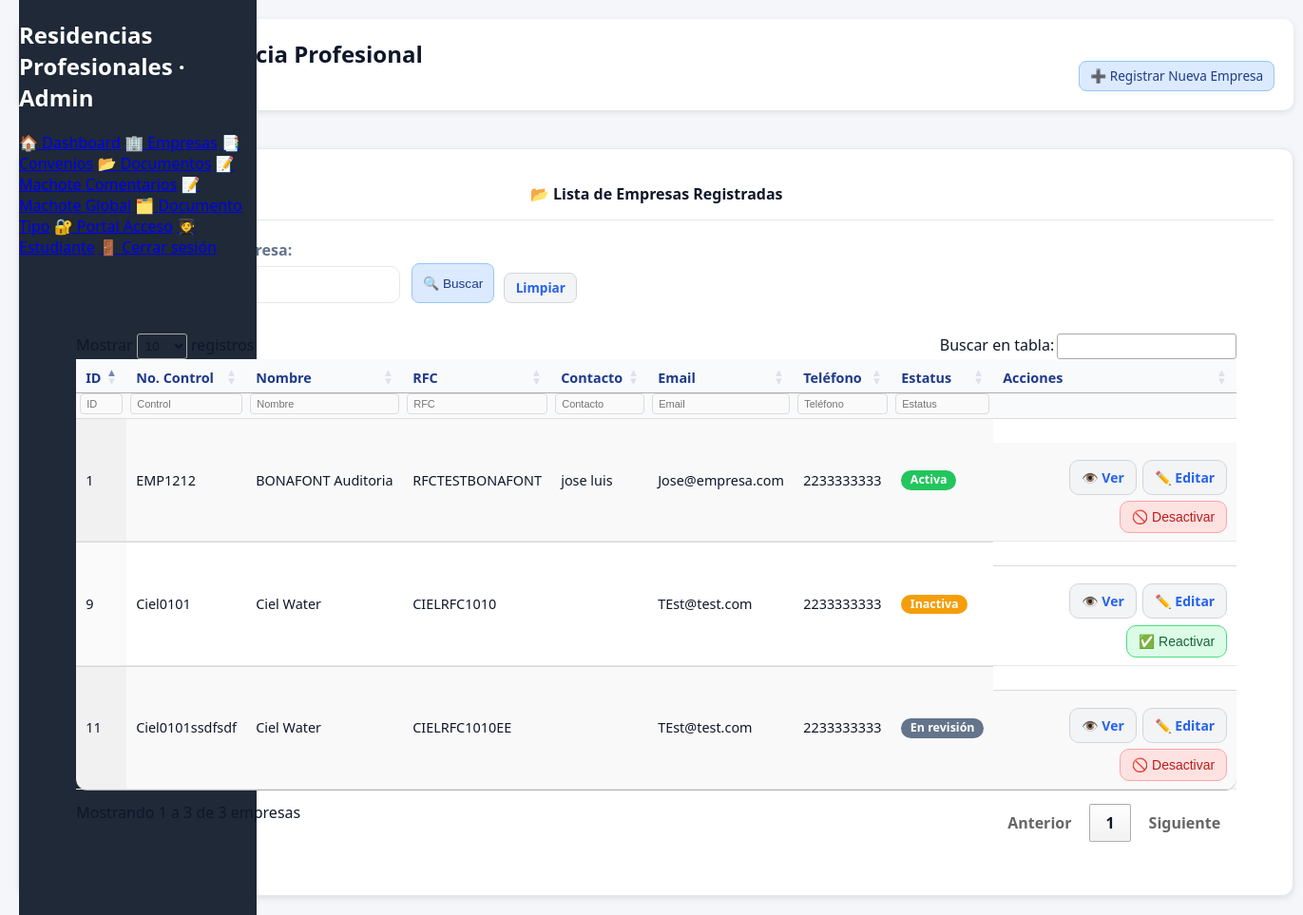
Page /recidencia/view/empresa/empresa_list.php on the committed database.
### tables this page shows
CREATE TABLE `rp_empresa` (
  `id` bigint(20) NOT NULL AUTO_INCREMENT,
  `numero_control` varchar(20) DEFAULT NULL,
  `nombre` varchar(191) NOT NULL,
  `logo_path` varchar(255) DEFAULT NULL,
  `rfc` varchar(20) DEFAULT NULL,
  `representante` varchar(191) DEFAULT NULL,
  `cargo_representante` varchar(191) DEFAULT NULL,
  `sector` varchar(191) DEFAULT NULL,
  `sitio_web` varchar(255) DEFAULT NULL,
  `contacto_nombre` varchar(191) DEFAULT NULL,
  `contacto_email` varchar(191) DEFAULT NULL,
  `telefono` varchar(30) DEFAULT NULL,
  `estado` varchar(100) DEFAULT NULL,
  `municipio` varchar(100) DEFAULT NULL,
  `cp` varchar(10) DEFAULT NULL,
  `direccion` varchar(255) DEFAULT NULL,
  `estatus` enum('Activa','En revisión','Inactiva','Suspendida') NOT NULL DEFAULT 'En revisión',
  `regimen_fiscal` varchar(191) DEFAULT NULL,
  `notas` text DEFAULT NULL,
  `creado_en` datetime NOT NULL DEFAULT current_timestamp(),
  `actualizado_en` datetime DEFAULT NULL ON UPDATE current_timestamp(),
  PRIMARY KEY (`id`),
  UNIQUE KEY `uk_empresa_rfc` (`rfc`),
  UNIQUE KEY `numero_control` (`numero_control`),
  KEY `idx_empresa_nombre` (`nombre`)
);

### recidencia/common/functions/empresa/empresafunctions_list.php (called while the page is built, shortened)
<?php
if (!function_exists('empresaListDefaults')) {
    function empresaListDefaults(): array
    {
        return [
            'search' => '',
            'empresas' => [],
            'errorMessage' => null,
        ];
    }
}
if (!function_exists('empresaNormalizeSearch')) {
    function empresaNormalizeSearch(?string $search): string
    {
        $search = trim((string) $search);
        return $search;
    }
}

### common/model/db.php (called while the page is built, shortened)
<?php
final class Database
{
    private static ?PDO $connection = null;
    public static function getConnection(): PDO
    {
        if (self::$connection instanceof PDO) {
            return self::$connection;
        }
        $config = require __DIR__ . '/../../config/db.php';
        $host    = $config['host'] ?? 'localhost';
        $db      = $config['dbname'] ?? '';
        $user    = $config['user'] ?? 'root';
        $pass    = $config['pass'] ?? '';
        $charset = $config['charset'] ?? 'utf8mb4';
        $port    = $config['port'] ?? '3306';
        $dsn = "mysql:host={$host};dbname={$db};port={$port};charset={$charset}";
        try {
            self::$connection = new PDO($dsn, $user, $pass, [
                PDO::ATTR_ERRMODE            => PDO::ERRMODE_EXCEPTION,
                PDO::ATTR_DEFAULT_FETCH_MODE => PDO::FETCH_ASSOC,
            ]);
        } catch (PDOException $exception) {
            throw new PDOException('Error al conectar a la base de datos: ' . $exception->getMessage(), (int)$exception->getCode(), $exception);
        }
        return self::$connection;
    }
}
return Database::getConnection();

### recidencia/handler/empresa/empresa_list_handler.php (called while the page is built, shortened)
<?php
require_once __DIR__ . '/../../common/functions/empresa/empresafunctions_list.php';
require_once __DIR__ . '/../../controller/empresa/EmpresaListController.php';
if (!function_exists('empresaListHandler')) {
    function empresaListHandler(): array
    {
        $defaults = empresaListDefaults();
        try {
            $controller = new EmpresaListController();
            $viewData = $controller->handle($_GET);
            return array_merge($defaults, $viewData);
        } catch (Throwable $exception) {
            $defaults['errorMessage'] = empresaListErrorMessage($exception->getMessage());
            return $defaults;
        }
    }
}
$handlerResult = empresaListHandler();
$empresas = $handlerResult['empresas'];
return $handlerResult;

### recidencia/controller/empresa/EmpresaListController.php (called while the page is built, shortened)
<?php
require_once __DIR__ . '/../../model/empresa/EmpresaListModel.php';
require_once __DIR__ . '/../../common/functions/empresa/empresafunctions_list.php';
class EmpresaListController
{
    private EmpresaListModel $model;
    public function __construct(?EmpresaListModel $model = null)
    {
        $this->model = $model ?? new EmpresaListModel();
    }
    public function listEmpresas(?string $search = null): array
    {
        $term = empresaNormalizeSearch($search);
        if ($term === '') {
            $term = null;
        }
        try {
            return $this->model->fetchAll($term);
        } catch (PDOException $exception) {
            throw new RuntimeException('No se pudieron obtener las empresas registradas.', 0, $exception);
        }
    }
    public function handle(array $input): array
    {
        $defaults = empresaListDefaults();
        $searchValue = $input['search'] ?? null;
        $search = empresaNormalizeSearch(is_string($searchValue) ? $searchValue : null);
        $defaults['search'] = $search;
        $defaults['empresas'] = $this->listEmpresas($search);
        return $defaults;
    }
}

### recidencia/model/empresa/EmpresaListModel.php (called while the page is built, shortened)
<?php
require_once __DIR__ . '/../../../common/model/db.php';
class EmpresaListModel
{
    private PDO $pdo;
    public function __construct(?PDO $pdo = null)
    {
        $this->pdo = $pdo ?? Database::getConnection();
    }
    public function fetchAll(?string $search = null): array
    {
        $sql = <<<'SQL'
            SELECT id,
                   numero_control,
                   nombre,
                   rfc,
                   representante,
                   contacto_nombre,
                   contacto_email,
                   telefono,
                   estatus,
                   creado_en
              FROM rp_empresa
        SQL;
        $params = [];
        $sql .= ' ORDER BY nombre ASC';
        $statement = $this->pdo->prepare($sql);
        $statement->execute($params);
        return $statement->fetchAll(PDO::FETCH_ASSOC);
    }
}

### recidencia/common/functions/empresafunction.php (called while the page is built, shortened)
<?php
if (!function_exists('renderBadgeClass')) {
    function renderBadgeClass(?string $estatus): string
    {
        $value = trim((string) $estatus);
        if ($value !== '' && function_exists('mb_strtolower')) {
            $value = mb_strtolower($value, 'UTF-8');
        } else {
            $value = strtolower($value);
        }
        switch ($value) {
            case 'activa':
                return 'badge ok';
            case 'en revisión':
            case 'en revision':
                return 'badge secondary';
            case 'inactiva':
                return 'badge warn';
        }
    }
}
if (!function_exists('renderBadgeLabel')) {
    function renderBadgeLabel(?string $estatus): string
    {
        $estatus = trim((string) $estatus);
        return $estatus !== '' ? $estatus : 'Sin especificar';
    }
}

### recidencia/view/empresa/empresa_list.php (the view, shortened to what this page needs)
<?php
require_once __DIR__ . '/../../common/functions/empresafunction.php';
require __DIR__ . '/../../handler/empresa/empresa_list_handler.php';
?>
<!DOCTYPE html>
<html lang="es">
<head>
  <link rel="stylesheet" href="../../assets/css/empresas/empresalist.css">
  <link rel="stylesheet" href="https://cdn.datatables.net/1.13.7/css/jquery.dataTables.min.css">
  <link rel="stylesheet" href="https://cdn.datatables.net/responsive/2.5.0/css/responsive.dataTables.min.css">
  <link rel="stylesheet" href="https://cdn.datatables.net/fixedheader/3.4.0/css/fixedHeader.dataTables.min.css">
</head>
<body>
  <div class="app">
    <?php include __DIR__ . '/../../layout/sidebar.php'; ?>
    <main class="main">
      <header class="topbar">
        <div>
          <h2>Empresas · Residencia Profesional</h2>
          <nav class="breadcrumb">
            <a href="../../index.php">Inicio</a>
            <span>›</span>
            <span>Empresas</span>
          </nav>
        </div>
        <a href="empresa_add.php" class="btn primary">➕ Registrar Nueva Empresa</a>
      </header>
      <section class="card">
        <header>📂 Lista de Empresas Registradas</header>
        <div class="content">
          <form class="form search-form">
            <div class="search-row">
              <div class="field search-field">
                <label for="search">Buscar empresa:</label>
              </div>
              <div class="actions search-actions">
                <button type="submit" class="btn primary">🔍 Buscar</button>
                <a href="empresa_list.php" class="btn">Limpiar</a>
              </div>
            </div>
          </form>
          <div class="table-wrapper">
            <table id="empresasTable" class="display nowrap">
              <thead>
                <tr>
                  <th>ID</th>
                  <th>No. Control</th>
                  <th>Nombre</th>
                  <th>RFC</th>
                  <th>Contacto</th>
                  <th>Email</th>
                  <th>Teléfono</th>
                  <th>Estatus</th>
                  <th class="actions-column">Acciones</th>
                </tr>
                <tr class="filter-row">
                  <th><input type="text" placeholder="ID"></th>
                  <th><input type="text" placeholder="Control"></th>
                  <th><input type="text" placeholder="Nombre"></th>
                  <th><input type="text" placeholder="RFC"></th>
                  <th><input type="text" placeholder="Contacto"></th>
                  <th><input type="text" placeholder="Email"></th>
                  <th><input type="text" placeholder="Teléfono"></th>
                  <th><input type="text" placeholder="Estatus"></th>
                  <th></th>
                </tr>
              </thead>
              <tbody>
                <?php if ($empresas === []): ?>
                  <tr>
                    <td colspan="9" class="empty-state">No se encontraron empresas registradas.</td>
                  </tr>
                <?php else: ?>
                  <?php foreach ($empresas as $empresa): ?>
                    <?php
                    $empresaId = $empresa['id'] ?? '';
                    $empresaNombre = $empresa['nombre'] ?? '';
                    $empresaEstatus = (string) ($empresa['estatus'] ?? '');
                    $empresaPuedeDesactivar = $empresaEstatus === 'Activa' || $empresaEstatus === 'En revisión';
                    $empresaPuedeReactivar = $empresaEstatus === 'Inactiva';
                    ?>
                    <tr>
                      <td><?php echo htmlspecialchars((string) $empresaId, ENT_QUOTES, 'UTF-8'); ?></td>
                      <td><?php echo htmlspecialchars((string) ($empresa['numero_control'] ?? '-'), ENT_QUOTES, 'UTF-8'); ?>
                      </td>
                      <td><?php echo htmlspecialchars((string) $empresaNombre, ENT_QUOTES, 'UTF-8'); ?></td>
                      <td><?php echo htmlspecialchars((string) ($empresa['rfc'] ?? ''), ENT_QUOTES, 'UTF-8'); ?></td>
                      <td><?php echo htmlspecialchars((string) ($empresa['contacto_nombre'] ?? ''), ENT_QUOTES, 'UTF-8'); ?>
                      </td>
                      <td><?php echo htmlspecialchars((string) ($empresa['contacto_email'] ?? ''), ENT_QUOTES, 'UTF-8'); ?>
                      </td>
                      <td><?php echo htmlspecialchars((string) ($empresa['telefono'] ?? ''), ENT_QUOTES, 'UTF-8'); ?></td>
                      <td>
                        <span
                          class="<?php echo renderBadgeClass($empresaEstatus); ?>"><?php echo htmlspecialchars(renderBadgeLabel($empresaEstatus), ENT_QUOTES, 'UTF-8'); ?></span>
                      </td>
                      <td class="actions">
                        <a href="empresa_view.php?id=<?php echo urlencode((string) $empresaId); ?>" class="btn">👁️ Ver</a>
                        <a href="empresa_edit.php?id=<?php echo urlencode((string) $empresaId); ?>" class="btn">✏️
                          Editar</a>
                        <?php if ($empresaPuedeDesactivar): ?>
                          <form id="disableForm-<?php echo htmlspecialchars((string) $empresaId, ENT_QUOTES, 'UTF-8'); ?>"
                            action="../../handler/empresa/empresa_disable.php" method="post">
                            <button type="button" class="btn warn"
                              onclick="confirmDisable(<?php echo htmlspecialchars((string) $empresaId, ENT_QUOTES, 'UTF-8'); ?>, '<?php echo addslashes((string) $empresaNombre); ?>')">
                              🚫 Desactivar
                            </button>
                          </form>
                        <?php elseif ($empresaPuedeReactivar): ?>
                          <form id="reactivateForm-<?php echo htmlspecialchars((string) $empresaId, ENT_QUOTES, 'UTF-8'); ?>"
                            action="../../handler/empresa/empresa_reactivate.php" method="post">
                            <button type="button" class="btn success"
                              onclick="confirmReactivate(<?php echo htmlspecialchars((string) $empresaId, ENT_QUOTES, 'UTF-8'); ?>, '<?php echo addslashes((string) $empresaNombre); ?>')">
                              ✅ Reactivar
                            </button>
                          </form>
                        <?php endif; ?>
                      </td>
                    </tr>
                  <?php endforeach; ?>
                <?php endif; ?>
              </tbody>
            </table>
          </div>
        </div>
      </section>
    </main>
  </div>
</body>
</html>

### rows in the picture
rp_empresa: id "1", numero_control "EMP1212", nombre "BONAFONT Auditoria", rfc "RFCTESTBONAFONT", contacto_nombre "jose luis", contacto_email "Jose@empresa.com", telefono "2233333333", estatus "Activa"
rp_empresa: id "9", numero_control "Ciel0101", nombre "Ciel Water", rfc "CIELRFC1010", contacto_email "TEst@test.com", telefono "2233333333", estatus "Inactiva"
rp_empresa: id "11", numero_control "Ciel0101ssdfsdf", nombre "Ciel Water", rfc "CIELRFC1010EE", contacto_email "TEst@test.com", telefono "2233333333", estatus "En revisión"
